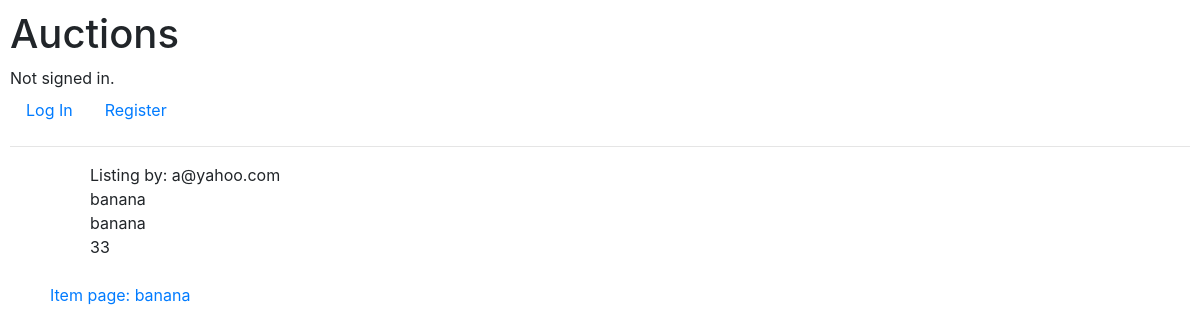
Screenshot of /watchlist with the database file from the repository.
### auctions/models.py (models this page shows, shortened)
class Listing(models.Model):
    auctioneer = models.ForeignKey(User, on_delete=models.CASCADE, related_name="owner")
    title = models.CharField(max_length=64)
    description = models.TextField()
    startBid = models.IntegerField()
    image = models.ImageField(blank=True)
    watchlist = models.BooleanField(default=False)
    open = models.BooleanField(default=True)
    category = models.CharField(max_length=30, blank=True)

class User(AbstractUser):
    username = models.CharField(max_length=30, unique=True)
    email = models.EmailField(unique=True)
    def __str__(self):
        return f"{self.email}"

### auctions/views.py (the view)
# urls.py: path("watchlist", views.watchlist, name="watchlist"),
def watchlist(request):
    all_listings = Listing.objects.all()
    return render(request, "auctions/watchlist.html", {
        "listings": all_listings,
    })

### auctions/templates/auctions/watchlist.html (shortened to what this page needs)
{% extends "auctions/layout.html" %}
{% block body %}
<ul>
    {% for listing in listings %}
        {% if listing.watchlist %}
            <p>
                <ul> Listing by: {{ listing.auctioneer }}</ul>
                <ul>{{ listing.title }}</ul>
                <ul>{{ listing.description }}</ul>
                <ul>{{ listing.startBid }}</ul>
                <p><a href="{% url 'item' listing.title %}"> Item page: {{ listing.title }}</a></p>
            </p>
        {% endif %}
    {% empty %}
        <li>No item in Watchlist</li>
    {% endfor %}
</ul>
{% endblock %}

### auctions/static/auctions/styles.css (style rules this page uses)
body { padding: 10px; }
p { border: 1px solid black" }

### rows the page displays
Listing: auctioneer "a@yahoo.com", title "banana", description "banana", startBid "33"
